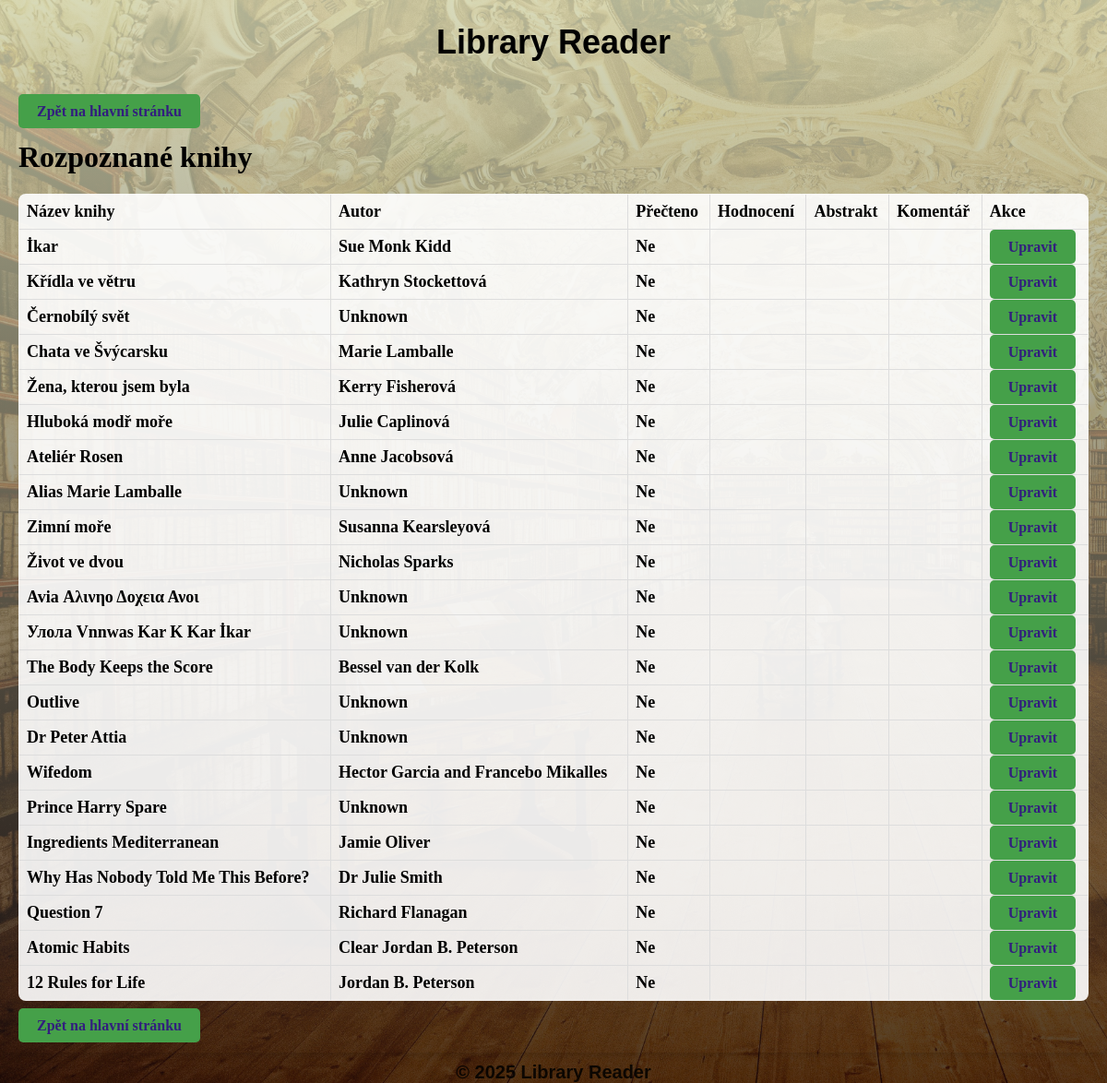
Before: /books with the older database file.
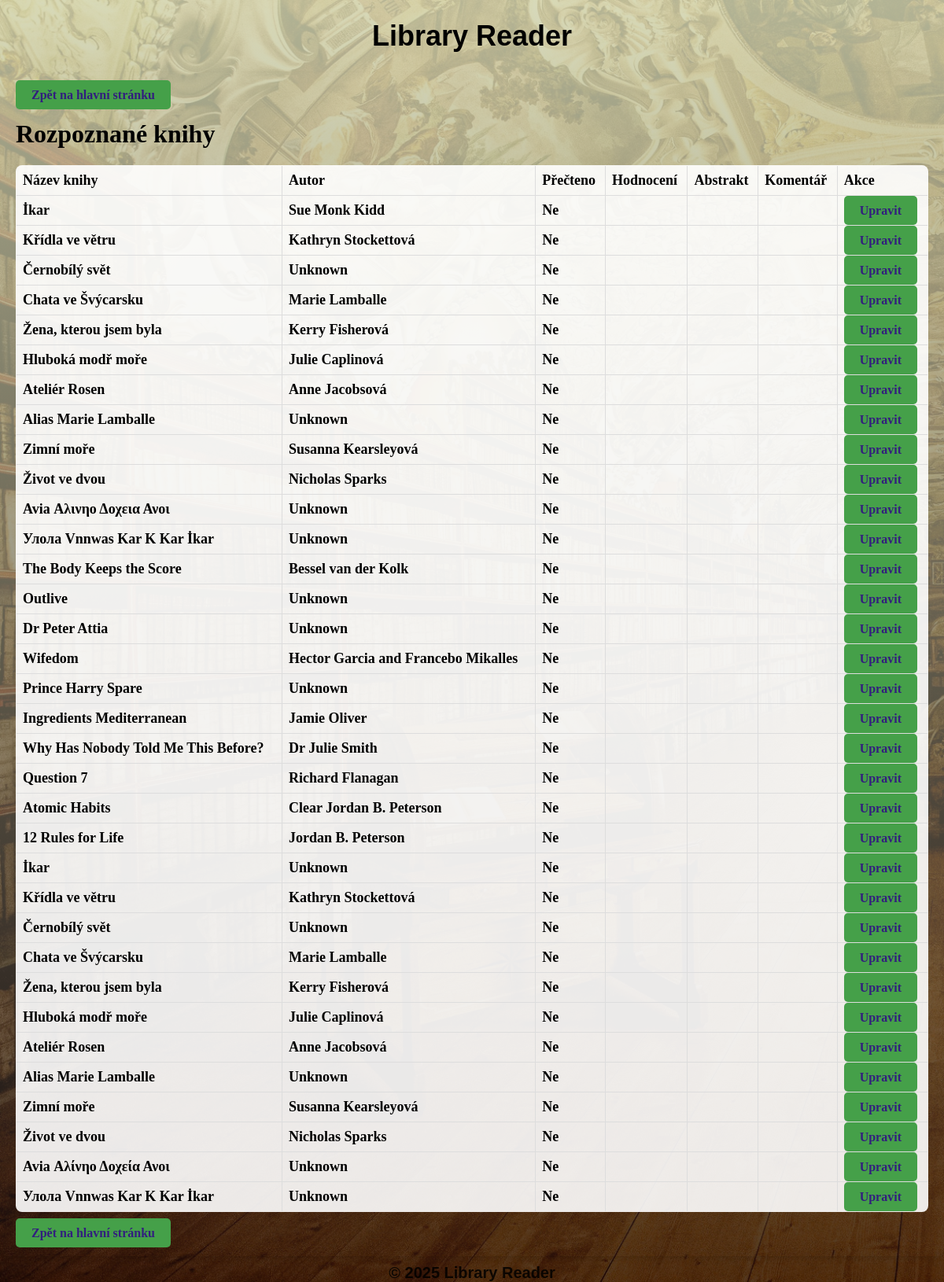
After: the same page with the newer database file.
### models.py (models this page shows)
class Book(db.Model):
    id = db.Column(db.Integer, primary_key=True)
    title = db.Column(db.String(255), nullable=True)
    author = db.Column(db.String(255), nullable=True)
    is_read = db.Column(db.Boolean, nullable=True) # ano X ne
    rating = db.Column(db.Integer, nullable=True)       # 1 - 10 hvězdiček
    abstract = db.Column(db.String(255), nullable=True)
    comment = db.Column(db.String(255), nullable=True)  # komentář

### app.py (the view)
@app.route("/books")
def books():
    try:
        books = Book.query.all()
        return render_template("books.html", books=books)
    except Exception as e:
        print(f"❌ Chyba při načítání knih: {e}")
        return render_template("books.html", error="Chyba při načítání knih.")

### templates/books.html (shortened to what this page needs)
{% extends "base.html" %}
{% block content %}
<main class="books-page">
<a href="{{ url_for('index') }}">Zpět na hlavní stránku</a>
<h1>Rozpoznané knihy</h1>
<table border="1">
    <tr>
        <th>Název knihy</th>
        <th>Autor</th>
        <th>Přečteno</th>
        <th>Hodnocení</th>
        <th>Abstrakt</th>
        <th>Komentář</th>
        <th>Akce</th>
    </tr>
    {% for book in books %}
        <tr>
            <td>{{ book.title }}</td>
            <td>{{ book.author }}</td>
            <td>{{ 'Ano' if book.is_read else 'Ne' }}</td>
            <td>{{ book.rating or '' }}</td>
            <td>{{ book.abstract or '' }}</td>
            <td>{{ book.comment or '' }}</td>
            <td><a href="{{ url_for('edit_books', book_id=book.id) }}">Upravit</a></td>
        </tr>
    {% endfor %}
</table>
<br>
<a href="{{ url_for('index') }}">Zpět na hlavní stránku</a>
</main>
{% endblock %}

### templates/base.html (shortened to what this page needs)
<!DOCTYPE html>
<html lang="cs">
<head>
    <link rel="stylesheet" href="{{ url_for('static', filename='css/style.css') }}">
</head>
<body>
    <header>
        <h1>Library Reader</h1>
    </header>
    <main>
        {% block content %}{% endblock %}
    </main>
    <footer>
        <p>&copy; 2025 Library Reader</p>
    </footer>
</body>
</html>

### static/css/style.css (style rules this page uses)
html, body { height: 100%; margin: 0; padding: 0; }
body { background-image: linear-gradient(to bottom, rgba(209, 211, 175, 0.851), rgba(21, 7, 7, 0.733)), url("static/img/image_strahov.jpg"); font-family: Arial, sans-serif; background-color: #f4f4f9; color: #000000; background-repeat: no-repeat; background-size: cover; background-attachment: fixed; }
.books-page { font-family: 'Georgia', serif; font-size: 16px; color: #000000; padding: 20px; border-radius: 8px; box-shadow: 0 4px 6px rgba(0, 0, 0, 0.1); }
.books-page th, .books-page td { padding: 8px; text-align: left; border: 1px solid #ddd; }
.books-page table { width: 100%; border-collapse: collapse; font-size: large; font-weight: bold; background-color: rgba(255, 255, 255, 0.9); border-radius: 8px; overflow: hidden; }
header { padding: 1px; text-align: center; font-size: 18px; font-weight: bold; color: #000000; }
body { font-family: Arial, sans-serif; background-color: #f9f9f9; margin: 0; padding: 0; color: #333; }
p { text-align: center; font-size: 20px; margin: 10px 0; color: #000000d6; font-weight: bold; }
a { text-align: center; margin-top: 20px; background-color: #45a049; border: none; color: #321e7e; text-decoration: none; font-weight: bold; padding: 10px 20px; border-radius: 5px; cursor: pointer; font-size: 16px; }

Changed rows visible on the page:
added Book: title "İkar", author "Unknown", is_read "Ne"
added Book: title "Křídla ve větru", author "Kathryn Stockettová", is_read "Ne"
added Book: title "Černobílý svět", author "Unknown", is_read "Ne"
added Book: title "Chata ve Švýcarsku", author "Marie Lamballe", is_read "Ne"
added Book: title "Žena, kterou jsem byla", author "Kerry Fisherová", is_read "Ne"
added Book: title "Hluboká modř moře", author "Julie Caplinová", is_read "Ne"
added Book: title "Ateliér Rosen", author "Anne Jacobsová", is_read "Ne"
added Book: title "Alias Marie Lamballe", author "Unknown", is_read "Ne"
added Book: title "Zimní moře", author "Susanna Kearsleyová", is_read "Ne"
added Book: title "Život ve dvou", author "Nicholas Sparks", is_read "Ne"
added Book: title "Avia Αλίνηο Δοχεία Ανοι", author "Unknown", is_read "Ne"
added Book: title "Улола Vnnwas Kar K Kar İkar", author "Unknown", is_read "Ne"
